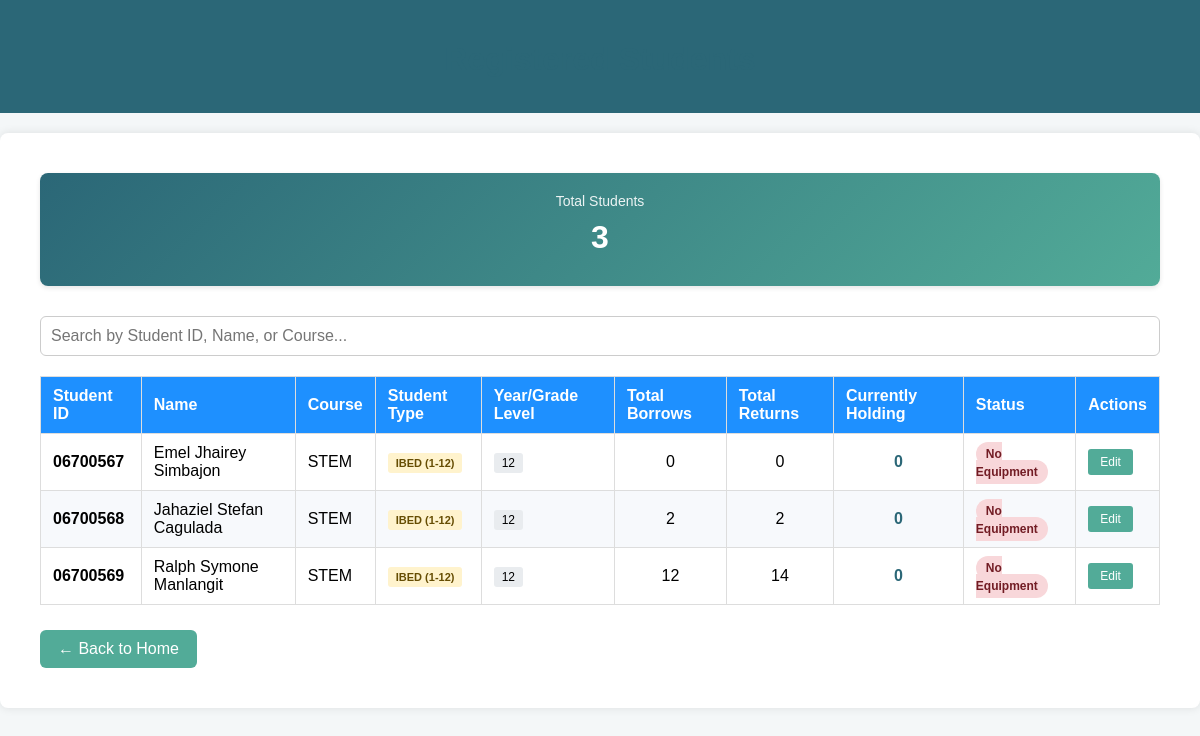
The app's page /registered_students with its own data.
### tables this page shows
CREATE TABLE students (
            student_id TEXT PRIMARY KEY,
            name TEXT NOT NULL,
            course TEXT,
            year_level INTEGER, student_type TEXT DEFAULT 'college');

### CV-app/app.py (the view)
@app.route('/registered_students')
def registered_students():
    conn = sqlite3.connect("database.db")
    c = conn.cursor()
    c.execute("""
        SELECT
            s.student_id,
            s.name,
            s.course,
            s.year_level,
            s.student_type,
            COUNT(CASE WHEN el.action='borrow' THEN 1 END) as total_borrows,
            COUNT(CASE WHEN el.action='return' THEN 1 END) as total_returns,
            COALESCE(SUM(CASE WHEN el.action='borrow' THEN el.quantity ELSE -el.quantity END), 0) as currently_holding
        FROM students s
        LEFT JOIN equipment_log el ON s.student_id = el.student_id
        GROUP BY s.student_id, s.name, s.course, s.year_level, s.student_type
        ORDER BY s.student_id ASC
    """)
    students = c.fetchall()
    c.execute("SELECT COUNT(*) FROM students")
    total_students = c.fetchone()[0]
    conn.close()
    return render_template('registered_students.html',
                         students=students,
                         total_students=total_students)

### CV-app/templates/registered_students.html (shortened to what this page needs)
<!DOCTYPE html>
<html lang="en">
<head>
    <link rel="stylesheet" href="{{ url_for('static', filename='style.css') }}">
</head>
<body>
    <header>
        <h1>Registered Students</h1>
    </header>
    <div class="container">
        <div class="stats-container">
            <div class="stat-box">
                <div class="stat-label">Total Students</div>
                <div class="stat-number">{{ total_students }}</div>
            </div>
        </div>
        <div class="search-container">
            <input type="text" class="search-input" id="searchInput" placeholder="Search by Student ID, Name, or Course...">
        </div>
        {% if students %}
            <table id="studentsTable">
                <thead>
                    <tr>
                        <th>Student ID</th>
                        <th>Name</th>
                        <th>Course</th>
                        <th>Student Type</th>
                        <th>Year/Grade Level</th>
                        <th>Total Borrows</th>
                        <th>Total Returns</th>
                        <th>Currently Holding</th>
                        <th>Status</th>
                        <th>Actions</th>
                    </tr>
                </thead>
                <tbody>
                    {% for student in students %}
                        <tr>
                            <td><strong>{{ student[0] }}</strong></td>
                            <td>{{ student[1] }}</td>
                            <td>{{ student[2] or 'N/A' }}</td>
                            <td>
                                {% if student[4] == 'ibed' %}
                                    <span class="type-badge type-ibed">IBED (1-12)</span>
                                {% else %}
                                    <span class="type-badge type-college">College</span>
                                {% endif %}
                            </td>
                            <td>
                                {% if student[3] %}
                                    <span class="year-badge">{{ student[3] }}</span>
                                {% else %}
                                    <span class="year-badge">N/A</span>
                                {% endif %}
                            </td>
                            <td style="text-align: center;">{{ student[5] or 0 }}</td>
                            <td style="text-align: center;">{{ student[6] or 0 }}</td>
                            <td style="text-align: center; font-weight: bold; color: #2b6777;">{{ student[7] or 0 }}</td>
                            <td>
                                {% if student[7] > 0 %}
                                    <span class="status-badge badge-active">Has Equipment</span>
                                {% else %}
                                    <span class="status-badge badge-inactive">No Equipment</span>
                                {% endif %}
                            </td>
                            <td>
                                <div class="action-buttons">
                                    <a href="/edit_student/{{ student[0] }}" class="btn-edit">Edit</a>
                                </div>
                            </td>
                        </tr>
                    {% endfor %}
                </tbody>
            </table>
        {% else %}
            <div class="empty-state">
                <h3>No Registered Students</h3>
                <p>There are currently no registered students in the system. <a href="/register">Register a student</a> to get started.</p>
            </div>
        {% endif %}
        <a href="/" class="back-button">← Back to Home</a>
    </div>
</body>
</html>

### CV-app/static/style.css (style rules this page uses)
body { font-family: 'Segoe UI', Tahoma, Geneva, Verdana, sans-serif; background: linear-gradient(to right, #e9f1fb, #f5f9ff); margin: 0; padding: 0; }
.container { max-width: 800px; margin: 40px auto; padding: 30px 40px; background-color: #ffffff; border-radius: 14px; box-shadow: 0 6px 25px rgba(0, 0, 0, 0.08); }
h1, h2 { color: #1f3b73; text-align: center; margin-bottom: 15px; }
input[type="text"], input[type="number"], textarea, select { padding: 10px; border: 1px solid #ccc; border-radius: 6px; font-size: 16px; width: 100%; box-sizing: border-box; }
a.back-button { display: inline-block; margin-top: 25px; padding: 10px 18px; background-color: #52ab98; color: white; text-decoration: none; border-radius: 6px; font-weight: 500; transition: background-color 0.3s; }
table { width: 100%; border-collapse: collapse; margin-top: 20px; }
table th, table td { padding: 10px 12px; text-align: left; border: 1px solid #ddd; }
table th { background-color: #1e90ff; color: white; }
table tr:nth-child(even) { background-color: #f7f9fc; }

### CV-app/templates/registered_students.html (style rules this page uses)
body { font-family: Arial, sans-serif; background: #f4f7f8; margin: 0; padding: 0; }
header { background-color: #2b6777; padding: 20px; color: white; text-align: center; }
.container { padding: 40px; max-width: 1200px; margin: 20px auto; background: white; box-shadow: 0 0 10px rgba(0,0,0,0.1); border-radius: 8px; }
h1, h2 { color: #2b6777; }
.stats-container { display: flex; gap: 20px; margin-bottom: 30px; flex-wrap: wrap; }
.stat-box { flex: 1; min-width: 200px; padding: 20px; background: linear-gradient(135deg, #2b6777 0%, #52ab98 100%); color: white; border-radius: 8px; text-align: center; box-shadow: 0 2px 5px rgba(0,0,0,0.1); }
.stat-number { font-size: 32px; font-weight: bold; margin: 10px 0; }
.stat-label { font-size: 14px; opacity: 0.9; }
table { width: 100%; border-collapse: collapse; margin-top: 20px; }
th { background-color: #2b6777; color: white; padding: 12px; text-align: left; font-weight: bold; }
td { padding: 12px; border-bottom: 1px solid #ddd; }
tr:nth-child(even) { background-color: #f9f9f9; }
.status-badge { padding: 5px 10px; border-radius: 20px; font-size: 12px; font-weight: bold; }
.badge-inactive { background-color: #f8d7da; color: #721c24; }
.back-button { display: inline-block; margin-top: 20px; padding: 10px 20px; background-color: #52ab98; color: white; text-decoration: none; border-radius: 5px; transition: background-color 0.3s; }
.year-badge { background-color: #e9ecef; padding: 3px 8px; border-radius: 3px; font-size: 12px; }
.search-container { margin-bottom: 20px; }
.search-input { width: 100%; padding: 10px; border: 1px solid #ddd; border-radius: 4px; font-size: 14px; box-sizing: border-box; }
.action-buttons { display: flex; gap: 5px; }
.btn-edit { padding: 6px 12px; background-color: #52ab98; color: white; text-decoration: none; border-radius: 3px; font-size: 12px; transition: background-color 0.3s; }
.type-badge { padding: 4px 8px; border-radius: 3px; font-size: 11px; font-weight: bold; }
.type-ibed { background-color: #fff3cd; color: #664d03; }

### records on screen
students: student_id "06700567", name "Emel Jhairey Simbajon", course "STEM", student_type "IBED (1-12)", year_level "12", student "0"
students: student_id "06700568", name "Jahaziel Stefan Cagulada", course "STEM", student_type "IBED (1-12)", year_level "12", student "2", student "0"
students: student_id "06700569", name "Ralph Symone Manlangit", course "STEM", student_type "IBED (1-12)", year_level "12", student "14", student "0"

### other values on screen
{{ total_students }} "3"
